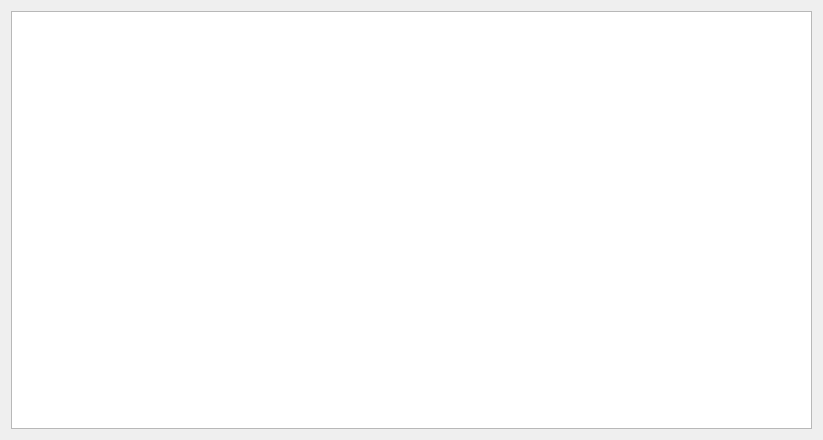
<?xml version="1.0" encoding="UTF-8"?>
<ui version="4.0">
 <class>Details</class>
 <widget class="QDialog" name="Details">
  <property name="geometry">
   <rect>
    <x>0</x>
    <y>0</y>
    <width>823</width>
    <height>440</height>
   </rect>
  </property>
  <property name="windowTitle">
   <string>Dialog</string>
  </property>
  <layout class="QGridLayout" name="gridLayout">
   <item row="0" column="0">
    <widget class="QTextEdit" name="showDetails"/>
   </item>
  </layout>
 </widget>
 <resources/>
 <connections/>
</ui>
